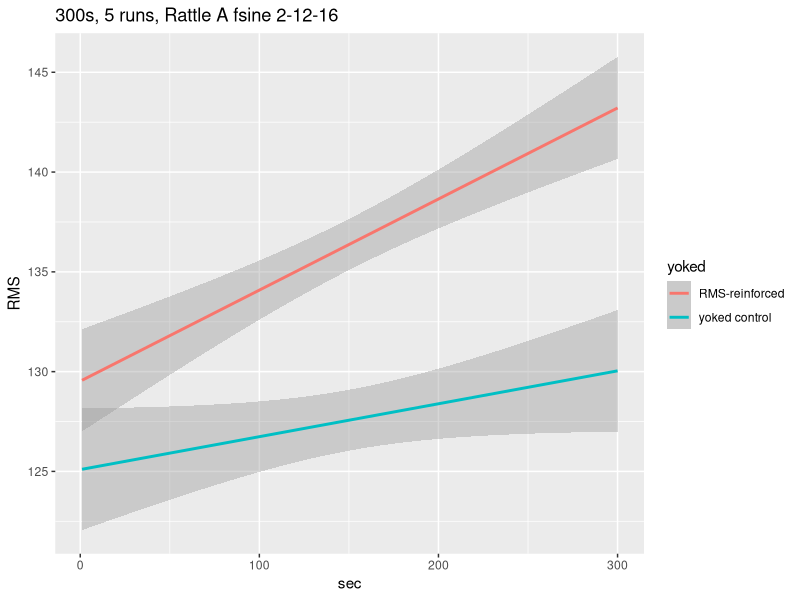

Recreate this plot in R. (Note: this script raises an error after producing the figure.)
library(lme4)
library(lmerTest)
library(ggplot2)

setwd('/Users/Bubba/Desktop/COGS195/Github/RattleNN/RattleResults')
rattledata = read.csv('300data.csv')
colnames(rattledata) = c("run","yoked","sec","RMS","f")
rattledata$yoked[rattledata$yoked==0] = "RMS-reinforced"
rattledata$yoked[rattledata$yoked==1] = "yoked control"

rattlelm = lmer(scale(RMS) ~ (1|run) + yoked + scale(sec) + yoked*scale(sec), data = rattledata)
summary(rattlelm)

qplot(sec,RMS,data=rattledata,main= "300s, 5 runs, Rattle A fsine 2-12-16", geom=c("smooth"),method ="lm",formula=y~x,color=yoked)
quartz.save("2-12_300s_RAS1_rattleresults.pdf",type="pdf")

plot(rattledata$f,rattledata$RMS, main= "300s, 5 runs, Rattle A fsine 2-12-16", xlab="f",ylab="RMS")
quartz.save("2-12_300s_RAS1_RMSvsf.pdf",type="pdf")




setwd('/Users/Bubba/Desktop/COGS195/Github/RattleNN/RattleResults')
rattledata = read.csv('600data.csv')
colnames(rattledata) = c("run","yoked","sec","RMS","f")
rattledata$yoked[rattledata$yoked==0] = "RMS-reinforced"
rattledata$yoked[rattledata$yoked==1] = "yoked control"

rattlelm = lmer(scale(RMS) ~ (1|run) + yoked + scale(sec) + yoked*scale(sec), data = rattledata)
summary(rattlelm)

qplot(sec,RMS,data=rattledata,main= "600s, 5 runs, Rattle A fsine 2-12-16", geom=c("smooth"),method ="lm",formula=y~x,color=yoked)
quartz.save("2-12_600s_RAS1_rattleresults.pdf",type="pdf")

plot(rattledata$f,rattledata$RMS, main= "600s, 5 runs, Rattle A fsine 2-12-16", xlab="f",ylab="RMS")
quartz.save("2-12_600s_RAS1_RMSvsf.pdf",type="pdf")



setwd('/Users/Bubba/Desktop/COGS195/Github/RattleNN/RattleResults')
rattledata = read.csv('900data.csv')
colnames(rattledata) = c("run","yoked","sec","RMS","f")
rattledata$yoked[rattledata$yoked==0] = "RMS-reinforced"
rattledata$yoked[rattledata$yoked==1] = "yoked control"

rattlelm = lmer(scale(RMS) ~ (1|run) + yoked + scale(sec) + yoked*scale(sec), data = rattledata)
summary(rattlelm)

qplot(sec,RMS,data=rattledata,main= "900s, 5 runs, Rattle A fsine 2-12-16", geom=c("smooth"),method ="lm",formula=y~x,color=yoked)
quartz.save("2-12_900s_RAS1_rattleresults.pdf",type="pdf")

plot(rattledata$f,rattledata$RMS, main= "900s, 5 runs, Rattle A fsine 2-12-16", xlab="f",ylab="RMS")
quartz.save("2-12_900s_RAS1_RMSvsf.pdf",type="pdf")



setwd('/Users/Bubba/Desktop/COGS195/Github/RattleNN/RattleResults')
rattledata = read.csv('1200data.csv')
colnames(rattledata) = c("run","yoked","sec","RMS","f")
rattledata$yoked[rattledata$yoked==0] = "RMS-reinforced"
rattledata$yoked[rattledata$yoked==1] = "yoked control"

rattlelm = lmer(scale(RMS) ~ (1|run) + yoked + scale(sec) + yoked*scale(sec), data = rattledata)
summary(rattlelm)

qplot(sec,RMS,data=rattledata,main= "1200s, 5 runs, Rattle A fsine 2-12-16", geom=c("smooth"),method ="lm",formula=y~x,color=yoked)
quartz.save("2-12_1200s_RAS1_rattleresults.pdf",type="pdf")

plot(rattledata$f,rattledata$RMS, main= "1200s, 5 runs, Rattle A fsine 2-12-16", xlab="f",ylab="RMS")
quartz.save("2-12_1200s_RAS1_RMSvsf.pdf",type="pdf")




setwd('/Users/Bubba/Desktop/COGS195/Github/RattleNN/RattleResults')
rattledata = read.csv('1500data.csv')
colnames(rattledata) = c("run","yoked","sec","RMS","f")
rattledata$yoked[rattledata$yoked==0] = "RMS-reinforced"
rattledata$yoked[rattledata$yoked==1] = "yoked control"

rattlelm = lmer(scale(RMS) ~ (1|run) + yoked + scale(sec) + yoked*scale(sec), data = rattledata)
summary(rattlelm)

qplot(sec,RMS,data=rattledata,main= "1500s, 5 runs, Rattle A fsine 2-12-16", geom=c("smooth"),method ="lm",formula=y~x,color=yoked)
quartz.save("2-12_1500s_RAS1_rattleresults.pdf",type="pdf")

plot(rattledata$f,rattledata$RMS, main= "1500s, 5 runs, Rattle A fsine 2-12-16", xlab="f",ylab="RMS")
quartz.save("2-12_1500s_RAS1_RMSvsf.pdf",type="pdf")
